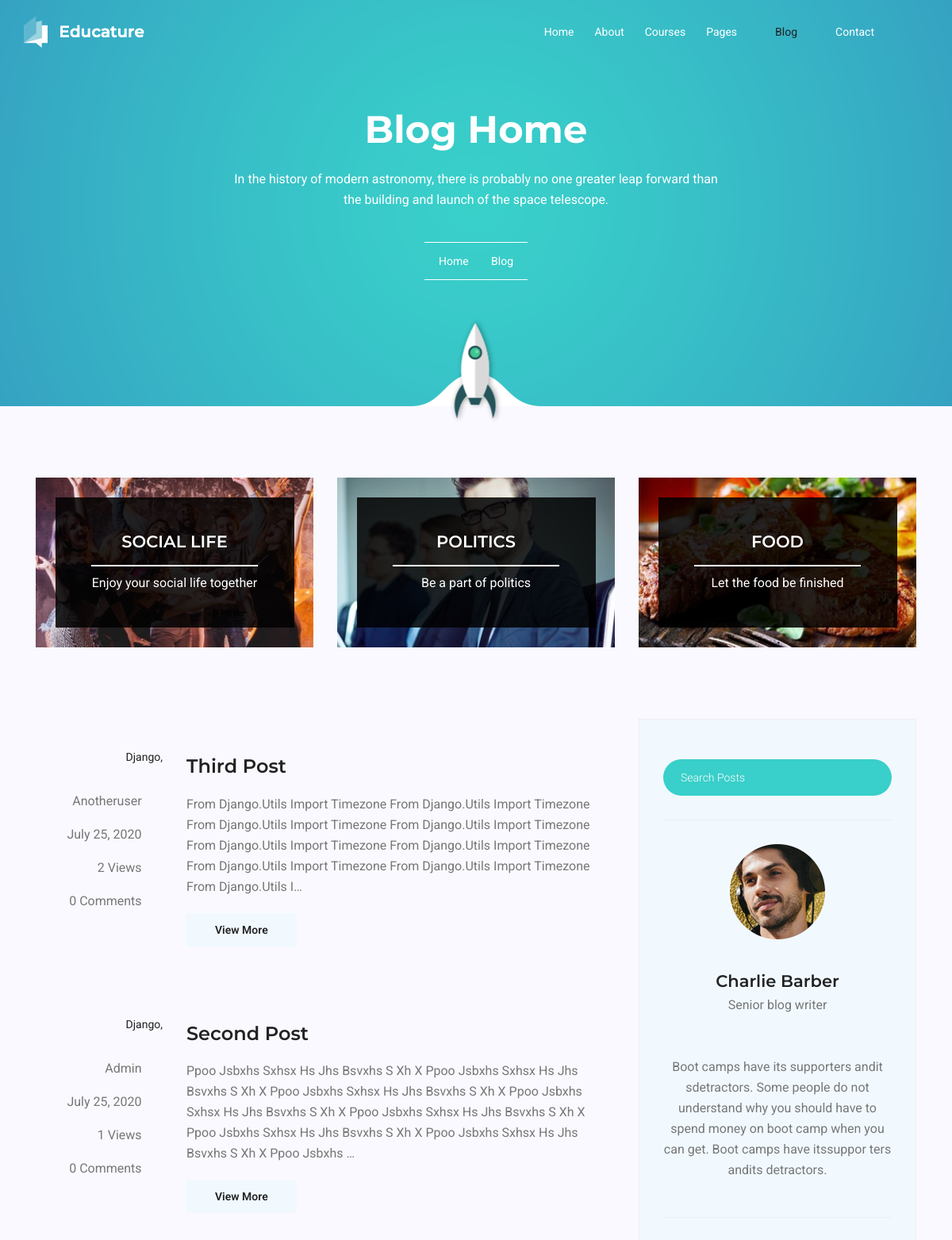
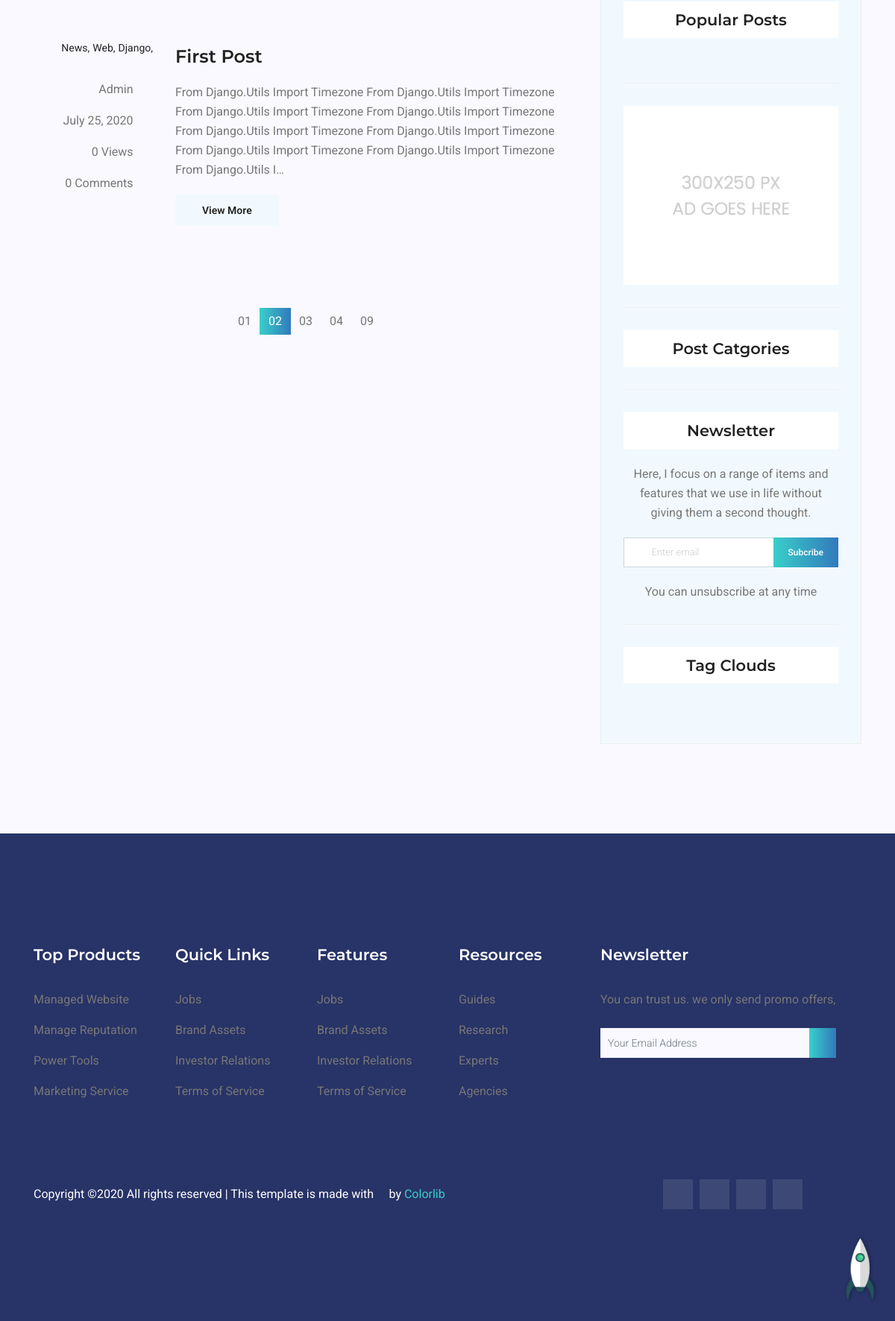
The page / on the database its author committed (2 pictures, top to bottom).
### post/models.py (models this page shows, shortened)
class Category(models.Model):
    post_for = models.ManyToManyField(Post, related_name='categories')
    category_name = models.CharField(max_length=200)
    class Meta:
        verbose_name_plural = 'Categories'

class Post(models.Model):
    author = models.ForeignKey(User, on_delete=models.CASCADE)
    title = models.CharField(max_length=200)
    text = models.TextField()
    created_date = models.DateTimeField(auto_now_add=True)
    updated_on = models.DateTimeField(auto_now=True)
    date_published = models.DateTimeField(auto_now=True)
    published = models.BooleanField(default=False)
    views = models.IntegerField(default=0)
    image = models.ImageField(upload_to='post/pic/')
    def comments_count(self):
        return self.comments.filter(approve_comment=True).count()
    class Meta:
        ordering = ['-created_date']

### post/views.py (the view)
class PostListView(ListView):
    template_name = 'post/home.html'
    context_object_name = 'postlist'
    paginate_by = 5
    queryset = Post.objects.filter(
            date_published__lte=timezone.now(), published=True
            ).order_by('-date_published')

### templates/post/home.html (shortened to what this page needs)
{% extends 'base.html' %}
{% load humanize %}
{% load static %}
{% block allposts %}
{% for post in postlist %}
<div class="single-post row">
    <div class="col-lg-3  col-md-3 meta-details">
        <ul class="tags">
        {% for category in post.categories.all %}
            <li><a href="#">{{ category.category_name|title }},</a></li>
        {% endfor %}
        </ul>
        <div class="user-details row">
            <p class="user-name col-lg-12 col-md-12 col-6"><a href="#">{{ post.author.username|title }}</a> <span class="lnr lnr-user"></span></p>
            <p class="date col-lg-12 col-md-12 col-6"><a href="#">{{ post.date_published|naturalday|title }}</a> <span class="lnr lnr-calendar-full"></span></p>
            <p class="view col-lg-12 col-md-12 col-6"><a href="#">{{ post.views|intword }} Views</a> <span class="lnr lnr-eye"></span></p>
            <p class="comments col-lg-12 col-md-12 col-6"><a href="#">{{ post.comments_count|apnumber }} Comments</a> <span class="lnr lnr-bubble"></span></p>
        </div>
    </div>
    <div class="col-lg-9 col-md-9">
        <div class="feature-img">
        </div>
        <a class="posts-title" href=""><h3>{{ post.title|title }}</h3></a>
        <p class="excert">
        {{ post.text |truncatechars:300|title }}
        </p>
        <a href="" class="primary-btn">View More</a>
    </div>
</div>
{% endfor %}
{% endblock allposts %}
{% block userprofile %}
<div class="single-sidebar-widget user-info-widget">
    <img src="{% static 'img/blog/user-info.png' %}" alt="">
    <a href="#"><h4>Charlie Barber</h4></a>
    <p>
        Senior blog writer
    </p>
    <ul class="social-links">
        <li><a href="#"><i class="fa fa-facebook"></i></a></li>
        <li><a href="#"><i class="fa fa-twitter"></i></a></li>
        <li><a href="#"><i class="fa fa-github"></i></a></li>
        <li><a href="#"><i class="fa fa-behance"></i></a></li>
    </ul>
    <p>
        Boot camps have its supporters andit sdetractors. Some people do not understand why you should have to spend money on boot
        camp when you can get. Boot camps have itssuppor ters andits detractors.
    </p>
</div>
{% endblock userprofile %}
{% block tags %}
<div class="single-sidebar-widget tag-cloud-widget">
    <h4 class="tagcloud-title">Tag Clouds</h4>
</div>
{% endblock tags %}

### templates/base.html (shortened to what this page needs)
{% load static %}
<!DOCTYPE html>
<html lang="zxx" class="no-js">
<head>
	<link rel="stylesheet" href="{% static "css/linearicons.css" %}">
	<link rel="stylesheet" href="{% static "css/font-awesome.min.css" %}">
	<link rel="stylesheet" href="{% static "css/bootstrap.css" %}">
	<link rel="stylesheet" href="{% static "css/magnific-popup.css" %}">
	<link rel="stylesheet" href="{% static "css/nice-select.css" %}">
	<link rel="stylesheet" href="{% static "css/animate.min.css" %}">
	<link rel="stylesheet" href="{% static "css/owl.carousel.css" %}">
	<link rel="stylesheet" href="{% static "css/main.css" %}">
</head>
<body>
	<header id="header">
		<div class="container">
			<div class="row align-items-center justify-content-between d-flex">
				<div id="logo">
					<a href="index.html"><img src=" {% static "img/logo.png" %} " alt="" title="" /></a>
				</div>
				<nav id="nav-menu-container">
					<ul class="nav-menu">
						<li><a href="index.html">Home</a></li>
						<li><a href="about.html">About</a></li>
						<li><a href="courses.html">Courses</a></li>
						<li class="menu-has-children"><a href="">Pages</a>
						</li>
						<li class="menu-has-children menu-active"><a href="">Blog</a>
						</li>
						<li><a href="contact.html">Contact</a></li>
					</ul>
				</nav>
			</div>
		</div>
	</header>
	<section class="banner-area relative">
		<div class="container">
			<div class="row d-flex align-items-center justify-content-center">
				<div class="about-content col-lg-12">
					<h1 class="text-white">
						Blog Home
					</h1>
					<p>In the history of modern astronomy, there is probably no one greater leap forward than the building and launch of
						the space telescope.</p>
					<div class="link-nav">
						<span class="box">
							<a href="index.html">Home </a>
							<i class="lnr lnr-arrow-right"></i>
							<a href="{% url 'post:home' %}">Blog</a>
						</span>
					</div>
				</div>
			</div>
		</div>
		<div class="rocket-img">
			<img src="img/rocket.png" alt="">
		</div>
	</section>
	<section class="top-category-widget-area pt-90 pb-90 ">
		<div class="container">
			<div class="row">
				<div class="col-lg-4">
					<div class="single-cat-widget">
						<div class="content relative">
							<div class="overlay overlay-bg"></div>
							<a href="#" target="_blank">
								<div class="thumb">
									<img class="content-image img-fluid d-block mx-auto" src="img/blog/cat-widget1.jpg" alt="">
								</div>
								<div class="content-details">
									<h4 class="content-title mx-auto text-uppercase">Social life</h4>
									<span></span>
									<p>Enjoy your social life together</p>
								</div>
							</a>
						</div>
					</div>
				</div>
				<div class="col-lg-4">
					<div class="single-cat-widget">
						<div class="content relative">
							<div class="overlay overlay-bg"></div>
							<a href="#" target="_blank">
								<div class="thumb">
									<img class="content-image img-fluid d-block mx-auto" src="img/blog/cat-widget2.jpg" alt="">
								</div>
								<div class="content-details">
									<h4 class="content-title mx-auto text-uppercase">Politics</h4>
									<span></span>
									<p>Be a part of politics</p>
								</div>
							</a>
						</div>
					</div>
				</div>
				<div class="col-lg-4">
					<div class="single-cat-widget">
						<div class="content relative">
							<div class="overlay overlay-bg"></div>
							<a href="#" target="_blank">
								<div class="thumb">
									<img class="content-image img-fluid d-block mx-auto" src="img/blog/cat-widget3.jpg" alt="">
								</div>
								<div class="content-details">
									<h4 class="content-title mx-auto text-uppercase">Food</h4>
									<span></span>
									<p>Let the food be finished</p>
								</div>
							</a>
						</div>
					</div>
				</div>
			</div>
		</div>
	</section>
	<section class="post-content-area">
		<div class="container">
			<div class="row">
				<div class="col-lg-8 posts-list">
{% block allposts %}
{% endblock allposts %}
        			<nav class="blog-pagination justify-content-center d-flex">
                        <ul class="pagination">
							<li class="page-item">
								<a href="#" class="page-link" aria-label="Previous">
									<span aria-hidden="true">
										<span class="lnr lnr-chevron-left"></span>
									</span>
								</a>
							</li>
							<li class="page-item"><a href="#" class="page-link">01</a></li>
							<li class="page-item active"><a href="#" class="page-link">02</a></li>
							<li class="page-item"><a href="#" class="page-link">03</a></li>
							<li class="page-item"><a href="#" class="page-link">04</a></li>
							<li class="page-item"><a href="#" class="page-link">09</a></li>
							<li class="page-item">
								<a href="#" class="page-link" aria-label="Next">
									<span aria-hidden="true">
										<span class="lnr lnr-chevron-right"></span>
									</span>
								</a>
							</li>
						</ul>
					</nav>
				</div>
				<div class="col-lg-4 sidebar-widgets">
					<div class="widget-wrap">
                        <div class="single-sidebar-widget search-widget">
							<form class="search-form" action="#">
								<input placeholder="Search Posts" name="search" type="text" onfocus="this.placeholder = ''" onblur="this.placeholder = 'Search Posts'">
								<button type="submit"><i class="fa fa-search"></i></button>
							</form>
						</div>
{% block userprofile %}
{% endblock userprofile %}
                        <div class="single-sidebar-widget popular-post-widget">
							<h4 class="popular-title">Popular Posts</h4>
						</div>
						<div class="single-sidebar-widget ads-widget">
							<a href="#"><img class="img-fluid" src="{% static 'img/blog/ads-banner.jpg' %}" alt=""></a>
						</div>
						<div class="single-sidebar-widget post-category-widget">
							<h4 class="category-title">Post Catgories</h4>
						</div>
						<div class="single-sidebar-widget newsletter-widget">
							<h4 class="newsletter-title">Newsletter</h4>
							<p>
								Here, I focus on a range of items and features that we use in life without giving them a second thought.
							</p>
							<div class="form-group d-flex flex-row">
								<div class="col-autos">
									<div class="input-group">
										<div class="input-group-prepend">
											<div class="input-group-text"><i class="fa fa-envelope" aria-hidden="true"></i>
											</div>
										</div>
										<input type="text" class="form-control" id="inlineFormInputGroup" placeholder="Enter email" onfocus="this.placeholder = ''"
										 onblur="this.placeholder = 'Enter email'">
									</div>
								</div>
								<a href="#" class="bbtns">Subcribe</a>
							</div>
							<p class="text-bottom">
								You can unsubscribe at any time
							</p>
						</div>
{% block tags %}
{% endblock tags %}
					</div>
				</div>
			</div>
		</div>
	</section>
	<footer class="footer-area section-gap">
		<div class="container">
			<div class="row">
				<div class="col-lg-2 col-md-6 single-footer-widget">
					<h4>Top Products</h4>
					<ul>
						<li><a href="#">Managed Website</a></li>
						<li><a href="#">Manage Reputation</a></li>
						<li><a href="#">Power Tools</a></li>
						<li><a href="#">Marketing Service</a></li>
					</ul>
				</div>
				<div class="col-lg-2 col-md-6 single-footer-widget">
					<h4>Quick Links</h4>
					<ul>
						<li><a href="#">Jobs</a></li>
						<li><a href="#">Brand Assets</a></li>
						<li><a href="#">Investor Relations</a></li>
						<li><a href="#">Terms of Service</a></li>
					</ul>
				</div>
				<div class="col-lg-2 col-md-6 single-footer-widget">
					<h4>Features</h4>
					<ul>
						<li><a href="#">Jobs</a></li>
						<li><a href="#">Brand Assets</a></li>
						<li><a href="#">Investor Relations</a></li>
						<li><a href="#">Terms of Service</a></li>
					</ul>
				</div>
				<div class="col-lg-2 col-md-6 single-footer-widget">
					<h4>Resources</h4>
					<ul>
						<li><a href="#">Guides</a></li>
						<li><a href="#">Research</a></li>
						<li><a href="#">Experts</a></li>
						<li><a href="#">Agencies</a></li>
					</ul>
				</div>
				<div class="col-lg-4 col-md-6 single-footer-widget">
					<h4>Newsletter</h4>
					<p>You can trust us. we only send promo offers,</p>
					<div class="form-wrap" id="mc_embed_signup">
						<form target="_blank" action="https://spondonit.us12.list-manage.com/subscribe/post?u=1462626880ade1ac87bd9c93a&amp;id=92a4423d01"
						 method="get" class="form-inline">
							<input class="form-control" name="EMAIL" placeholder="Your Email Address" onfocus="this.placeholder = ''" onblur="this.placeholder = 'Your Email Address '"
							 required="" type="email">
							<button class="click-btn btn btn-default"><span class="lnr lnr-arrow-right"></span></button>
						</form>
					</div>
				</div>
			</div>
			<div class="footer-bottom row align-items-center">
				<p class="footer-text m-0 col-lg-8 col-md-12">
Copyright &copy;<script>document.write(new Date().getFullYear());</script> All rights reserved | This template is made with <i class="fa fa-heart-o" aria-hidden="true"></i> by <a href="https://colorlib.com" target="_blank">Colorlib</a>
</p>
				<div class="col-lg-4 col-md-12 footer-social">
					<a href="#"><i class="fa fa-facebook"></i></a>
					<a href="#"><i class="fa fa-twitter"></i></a>
					<a href="#"><i class="fa fa-dribbble"></i></a>
					<a href="#"><i class="fa fa-behance"></i></a>
				</div>
			</div>
		</div>
	</footer>
	<div id="back-top">
		<a title="Go to Top" href="#"></a>
	</div>
</body>
</html>

### templates/_scripts.html (shortened to what this page needs)
{% load static %}

### rows shown on the page
Post: author.username "Anotheruser", date_published "July 25, 2020", views "2", comments_count|apnumber "0", title "Third Post", text "From Django.Utils Import Timezone From Django.Utils Import Timezone From Django.Utils Import Timezone From Django.Utils Import Timezone From Django.Utils Import Timezone From Django.Utils Import Timezone From Django.Utils Import Timezone From Django.Utils Import Timezone From Django.Utils I…"
Category: category_name "Django"
Post: author.username "Admin", date_published "July 25, 2020", views "1", comments_count|apnumber "0", title "Second Post", text "Ppoo Jsbxhs Sxhsx Hs Jhs Bsvxhs S Xh X Ppoo Jsbxhs Sxhsx Hs Jhs Bsvxhs S Xh X Ppoo Jsbxhs Sxhsx Hs Jhs Bsvxhs S Xh X Ppoo Jsbxhs Sxhsx Hs Jhs Bsvxhs S Xh X Ppoo Jsbxhs Sxhsx Hs Jhs Bsvxhs S Xh X Ppoo Jsbxhs Sxhsx Hs Jhs Bsvxhs S Xh X Ppoo Jsbxhs Sxhsx Hs Jhs Bsvxhs S Xh X Ppoo Jsbxhs …"
Post: author.username "Admin", date_published "July 25, 2020", views "0", comments_count|apnumber "0", title "First Post", text "From Django.Utils Import Timezone From Django.Utils Import Timezone From Django.Utils Import Timezone From Django.Utils Import Timezone From Django.Utils Import Timezone From Django.Utils Import Timezone From Django.Utils Import Timezone From Django.Utils Import Timezone From Django.Utils I…"
Category: category_name "News"
Category: category_name "Web"
